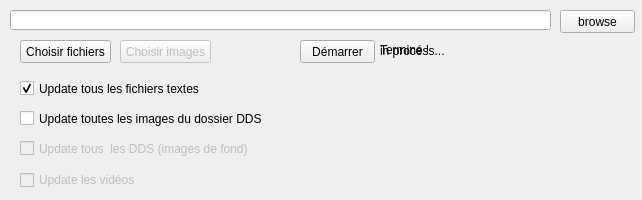
<?xml version="1.0" encoding="UTF-8"?>
<ui version="4.0">
 <class>MainWindow</class>
 <widget class="QMainWindow" name="MainWindow">
  <property name="geometry">
   <rect>
    <x>0</x>
    <y>0</y>
    <width>642</width>
    <height>200</height>
   </rect>
  </property>
  <property name="minimumSize">
   <size>
    <width>642</width>
    <height>200</height>
   </size>
  </property>
  <property name="maximumSize">
   <size>
    <width>642</width>
    <height>200</height>
   </size>
  </property>
  <property name="windowTitle">
   <string>VLR patch automatique</string>
  </property>
  <property name="windowIcon">
   <iconset resource="ressource.qrc">
    <normaloff>:/ressource/DreamteamLogo.ico</normaloff>:/ressource/DreamteamLogo.ico</iconset>
  </property>
  <property name="locale">
   <locale language="English" country="UnitedStates"/>
  </property>
  <widget class="QWidget" name="centralwidget">
   <widget class="QPushButton" name="pushButton_process">
    <property name="geometry">
     <rect>
      <x>300</x>
      <y>40</y>
      <width>75</width>
      <height>23</height>
     </rect>
    </property>
    <property name="maximumSize">
     <size>
      <width>16777215</width>
      <height>16777211</height>
     </size>
    </property>
    <property name="text">
     <string>Démarrer</string>
    </property>
   </widget>
   <widget class="QPushButton" name="pushButton_browse">
    <property name="geometry">
     <rect>
      <x>560</x>
      <y>10</y>
      <width>75</width>
      <height>23</height>
     </rect>
    </property>
    <property name="text">
     <string>browse</string>
    </property>
   </widget>
   <widget class="QLabel" name="label_done">
    <property name="geometry">
     <rect>
      <x>380</x>
      <y>40</y>
      <width>121</width>
      <height>20</height>
     </rect>
    </property>
    <property name="text">
     <string>Terminé !</string>
    </property>
   </widget>
   <widget class="QLabel" name="label_process">
    <property name="geometry">
     <rect>
      <x>380</x>
      <y>40</y>
      <width>251</width>
      <height>21</height>
     </rect>
    </property>
    <property name="text">
     <string>in process...</string>
    </property>
   </widget>
   <widget class="FileEdit" name="fileEdit_path">
    <property name="geometry">
     <rect>
      <x>10</x>
      <y>10</y>
      <width>541</width>
      <height>20</height>
     </rect>
    </property>
   </widget>
   <widget class="QPushButton" name="pushButton_choix_fichier">
    <property name="geometry">
     <rect>
      <x>20</x>
      <y>40</y>
      <width>91</width>
      <height>23</height>
     </rect>
    </property>
    <property name="text">
     <string>Choisir fichiers</string>
    </property>
   </widget>
   <widget class="QPushButton" name="pushButton_choix_image">
    <property name="enabled">
     <bool>false</bool>
    </property>
    <property name="geometry">
     <rect>
      <x>120</x>
      <y>40</y>
      <width>91</width>
      <height>23</height>
     </rect>
    </property>
    <property name="text">
     <string>Choisir images</string>
    </property>
   </widget>
   <widget class="QCheckBox" name="checkBox_fichiers">
    <property name="geometry">
     <rect>
      <x>20</x>
      <y>80</y>
      <width>441</width>
      <height>17</height>
     </rect>
    </property>
    <property name="text">
     <string>Update tous les fichiers textes</string>
    </property>
    <property name="checked">
     <bool>true</bool>
    </property>
    <property name="tristate">
     <bool>false</bool>
    </property>
   </widget>
   <widget class="QCheckBox" name="checkBox_imagesDDS">
    <property name="geometry">
     <rect>
      <x>20</x>
      <y>110</y>
      <width>441</width>
      <height>17</height>
     </rect>
    </property>
    <property name="text">
     <string>Update toutes les images du dossier DDS</string>
    </property>
   </widget>
   <widget class="QCheckBox" name="checkBox_imagesZIP">
    <property name="enabled">
     <bool>false</bool>
    </property>
    <property name="geometry">
     <rect>
      <x>20</x>
      <y>140</y>
      <width>521</width>
      <height>17</height>
     </rect>
    </property>
    <property name="text">
     <string>Update tous  les DDS (images de fond)</string>
    </property>
   </widget>
   <widget class="QCheckBox" name="checkBox_videos">
    <property name="enabled">
     <bool>false</bool>
    </property>
    <property name="geometry">
     <rect>
      <x>20</x>
      <y>170</y>
      <width>501</width>
      <height>20</height>
     </rect>
    </property>
    <property name="text">
     <string>Update les vidéos</string>
    </property>
   </widget>
   <zorder>pushButton_process</zorder>
   <zorder>pushButton_browse</zorder>
   <zorder>fileEdit_path</zorder>
   <zorder>pushButton_choix_fichier</zorder>
   <zorder>pushButton_choix_image</zorder>
   <zorder>label_done</zorder>
   <zorder>label_process</zorder>
   <zorder>checkBox_fichiers</zorder>
   <zorder>checkBox_imagesDDS</zorder>
   <zorder>checkBox_imagesZIP</zorder>
   <zorder>checkBox_videos</zorder>
  </widget>
 </widget>
 <customwidgets>
  <customwidget>
   <class>FileEdit</class>
   <extends>QLineEdit</extends>
   <header>fileEdit</header>
  </customwidget>
 </customwidgets>
 <tabstops>
  <tabstop>pushButton_browse</tabstop>
  <tabstop>pushButton_process</tabstop>
 </tabstops>
 <resources>
  <include location="ressource.qrc"/>
 </resources>
 <connections/>
</ui>
